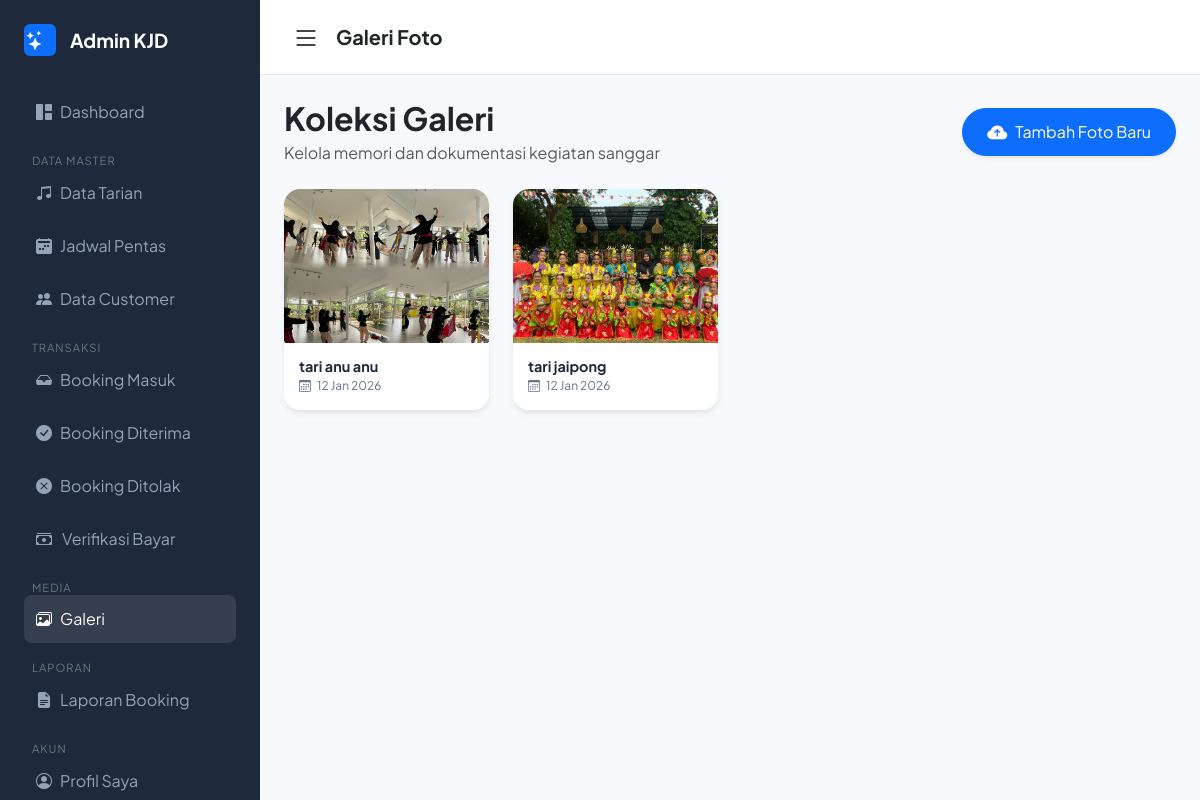
Screenshot of /admin/galeri.php (signed in) with the database file from the repository.
### tables this page shows
CREATE TABLE `galeri` (
  `id` int NOT NULL,
  `judul` varchar(255) NOT NULL,
  `foto` varchar(255) NOT NULL,
  `created_at` timestamp NULL DEFAULT CURRENT_TIMESTAMP
);

### admin/galeri.php (the view, shortened to what this page needs)
<?php
include "../config/koneksi.php";
?>
<!DOCTYPE html>
<html lang="id">
<head>
    <link href="https://cdn.jsdelivr.net/npm/bootstrap@5.3.2/dist/css/bootstrap.min.css" rel="stylesheet">
    <link href="https://cdn.jsdelivr.net/npm/bootstrap-icons/font/bootstrap-icons.css" rel="stylesheet">
</head>
<body>
    <?php include "../partials/sidebar.php"; ?>
    <div class="main-content" id="mainContent">
        <header class="top-nav">
            <i class="bi bi-list fs-3 me-3" style="cursor:pointer;" onclick="toggleSidebar()"></i>
            <h5 class="fw-bold mb-0">Galeri Foto</h5>
        </header>
        <div class="container-fluid p-4">
            <div class="d-flex flex-column flex-md-row justify-content-between align-items-md-center mb-4 gap-3">
                <div>
                    <h2 class="fw-bold text-dark mb-1">Koleksi Galeri</h2>
                    <p class="text-muted mb-0">Kelola memori dan dokumentasi kegiatan sanggar</p>
                </div>
                <button class="btn btn-primary rounded-pill px-4 py-2 shadow-sm d-flex align-items-center justify-content-center" data-bs-toggle="modal" data-bs-target="#modalUpload">
                    <i class="bi bi-cloud-arrow-up-fill fs-5 me-2"></i>Tambah Foto Baru
                </button>
            </div>
            <div class="row g-4">
                <?php
                $query = mysqli_query($koneksi, "SELECT * FROM galeri ORDER BY id DESC");
                if(mysqli_num_rows($query) > 0) {
                    while($row = mysqli_fetch_assoc($query)) {
                ?>
                <div class="col-sm-6 col-md-4 col-lg-3">
                    <div class="card gallery-card">
                        <div class="img-container" onclick="zoomGambar('../assets/img/galeri/<?= $row['foto'] ?>', '<?= htmlspecialchars($row['judul']) ?>')">
                            <img src="../assets/img/galeri/<?= $row['foto'] ?>" alt="<?= htmlspecialchars($row['judul']) ?>">
                        </div>
                        <div class="card-body-custom">
                            <h6 class="photo-title text-truncate"><?= htmlspecialchars($row['judul']) ?></h6>
                            <p class="photo-date mb-0">
                                <i class="bi bi-calendar3 me-1"></i> <?= date('d M Y', strtotime($row['created_at'])) ?>
                            </p>
                        </div>
                    </div>
                </div>
                <?php
                    }
                } ?>
            </div>
        </div>
    </div>
</body>
</html>

### admin/galeri.php (style rules this page uses)
:root { --sidebar-dark: #1e293b; --primary: #4361ee; --danger: #ef4444; }
body { font-family: 'Plus Jakarta Sans', sans-serif; background: #f8f9fc; margin: 0; }
.main-content { margin-left: 260px; transition: 0.3s; min-height: 100vh; }
.top-nav { background: #fff; padding: 1rem 2rem; border-bottom: 1px solid #e2e8f0; display: flex; align-items: center; }
.gallery-card { background: #fff; border: none; border-radius: 16px; overflow: hidden; transition: all 0.3s ease; box-shadow: 0 4px 6px -1px rgba(0, 0, 0, 0.1); }
.img-container { position: relative; width: 100%; padding-top: 75%; overflow: hidden; background: #f1f5f9; cursor: zoom-in; }
.img-container img { position: absolute; top: 0; left: 0; width: 100%; height: 100%; object-fit: cover; transition: transform 0.5s ease; }
.card-body-custom { padding: 15px; background: white; }
.photo-title { font-size: 0.9rem; font-weight: 700; color: #1e293b; margin-bottom: 2px; }
.photo-date { font-size: 0.75rem; color: #64748b; }

### rows the page displays
galeri: foto (picture), judul "tari anu anu", created_at "12 Jan 2026"
galeri: foto (picture), judul "tari jaipong", created_at "12 Jan 2026"
